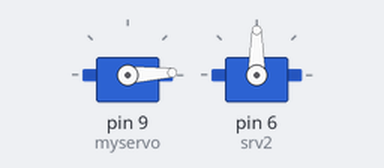
Bench run of a sketch on a simulated Arduino Uno, built with avr-gcc and run on an emulated ATmega328P. Parts: 2 × servo.

Above: at 0.05 s.
At 2.0 s:
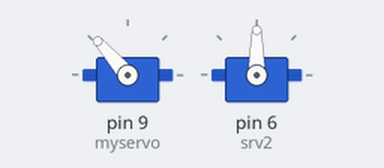
At 4.0 s:
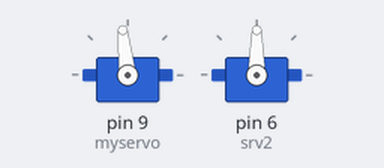
At 7.95 s:
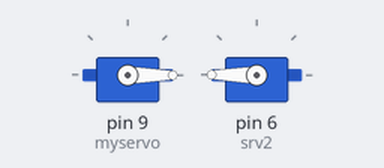
Timing chart, 0 to 11.6 s (numbered marks = the images above):
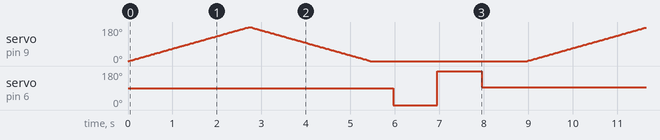

The sketch:

servo_motor.ino
```cpp
#include <Servo.h>

Servo myservo, srv2;  // create servo object to control a servo
// twelve servo objects can be created on most boards

int pos = 0;    // variable to store the servo position

void setup() {
  myservo.attach(9);  // attaches the servo on pin 9 to the servo object
  srv2.attach(6);
}

void loop() {
  for (pos = 0; pos <= 180; pos += 1) { // goes from 0 degrees to 180 degrees
    // in steps of 1 degree
    myservo.write(pos);              // tell servo to go to position in variable 'pos'
    delay(15);                       // waits 15ms for the servo to reach the position
  }
  for (pos = 180; pos >= 0; pos -= 1) { // goes from 180 degrees to 0 degrees
    myservo.write(pos);              // tell servo to go to position in variable 'pos'
    delay(15);                       // waits 15ms for the servo to reach the position
  }
  delay(500);
  srv2.write(0);
  delay(1000);
  srv2.write(180);
  delay(1000);
  srv2.write(93);
  delay(1000);
  ///every Command count from zero with range 0~180
  // 0 = -90
  // 90 = 0
  // 180 = +90
}
```

Measured:
- by itself, servo on pin 6 (srv2): repeats every 9.0 s: 180° 1.0 s, 93° 7.0 s, 0° 1.0 s
